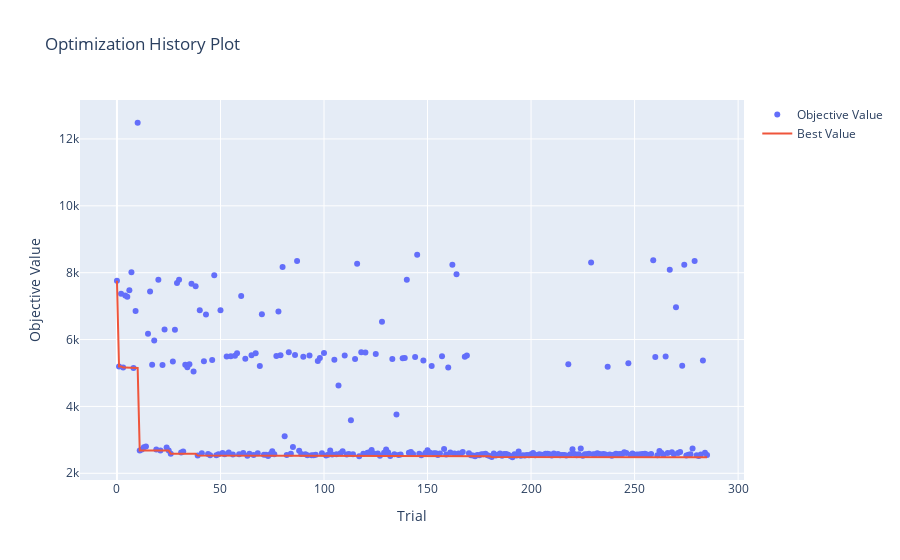

Source (notebook cell):
### Code cell
optuna.visualization.plot_optimization_history(study)

### Figure 1 — Plotly figure (JSON) as saved in the notebook; plotly's stock layout.template omitted (floating-point values rounded to 4 significant figures; data arrays with more than 128 entries replaced by an {"elided": "..."} marker saying what was removed)
{"data": [{"mode": "markers", "name": "Objective Value", "type": "scatter", "x": {"elided": "286 int values"}, "y": {"elided": "286 float values"}}, {"mode": "lines", "name": "Best Value", "type": "scatter", "x": {"elided": "286 int values"}, "y": {"elided": "286 float values"}}, {"marker": {"color": "#cccccc"}, "mode": "markers", "name": "Infeasible Trial", "showlegend": false, "type": "scatter", "x": [], "y": []}], "layout": {"title": {"text": "Optimization History Plot"}, "xaxis": {"title": {"text": "Trial"}}, "yaxis": {"title": {"text": "Objective Value"}}}}
